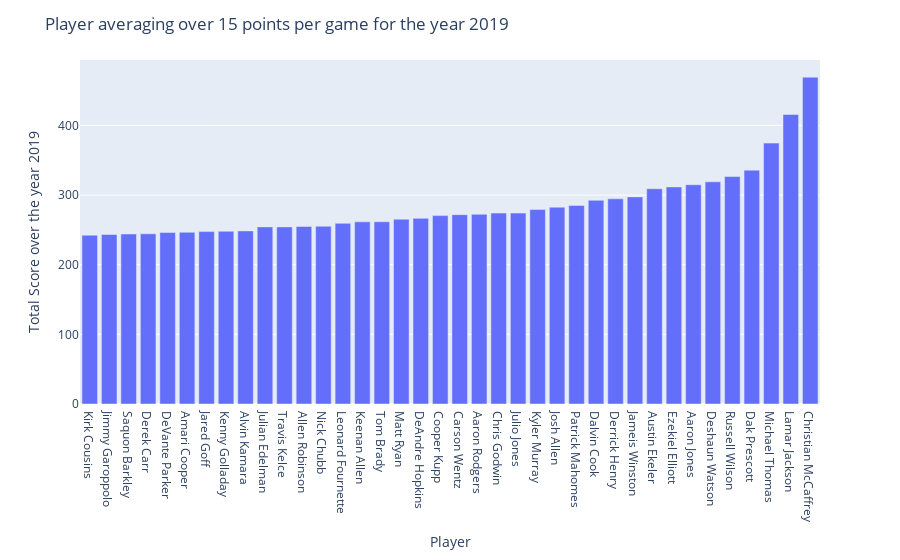

Notebook code for this chart:
### Code cell
fig = px.bar(average_score, x='Player', y='FantasyPoints')
fig.update_layout(title_text='Player averaging over 15 points per game for the year 2019')
fig.update_layout(yaxis_title="Total Score over the year 2019")
fig.show()

### Figure 1 — Plotly figure (JSON) as saved in the notebook; plotly's stock layout.template omitted (floating-point values rounded to 4 significant figures)
{"data": [{"alignmentgroup": "True", "hovertemplate": "Player=%{x}<br>FantasyPoints=%{y}<extra></extra>", "legendgroup": "", "marker": {"color": "#636efa", "pattern": {"shape": ""}}, "name": "", "offsetgroup": "", "orientation": "v", "showlegend": false, "textposition": "auto", "type": "bar", "x": ["Kirk Cousins", "Jimmy Garoppolo", "Saquon Barkley", "Derek Carr", "DeVante Parker", "Amari Cooper", "Jared Goff", "Kenny Golladay", "Alvin Kamara", "Julian Edelman", "Travis Kelce", "Allen Robinson", "Nick Chubb", "Leonard Fournette", "Keenan Allen", "Tom Brady", "Matt Ryan", "DeAndre Hopkins", "Cooper Kupp", "Carson Wentz", "Aaron Rodgers", "Chris Godwin", "Julio Jones", "Kyler Murray", "Josh Allen", "Patrick Mahomes", "Dalvin Cook", "Derrick Henry", "Jameis Winston", "Austin Ekeler", "Ezekiel Elliott", "Aaron Jones", "Deshaun Watson", "Russell Wilson", "Dak Prescott", "Michael Thomas", "Lamar Jackson", "Christian McCaffrey"], "xaxis": "x", "y": [242.4, 243.3, 244.1, 244.4, 246.2, 246.5, 247.5, 248, 248.5, 254.3, 254.3, 254.9, 255.2, 259.4, 261.5, 261.7, 265.3, 266.5, 270.5, 271.9, 272.4, 274.1, 274.1, 279.3, 282.6, 285.0, 292.4, 294.6, 297.4, 309, 311.7, 314.8, 319.0, 326.6, 335.8, 374.6, 415.7, 469.2], "yaxis": "y"}], "layout": {"barmode": "relative", "legend": {"tracegroupgap": 0}, "margin": {"t": 60}, "title": {"text": "Player averaging over 15 points per game for the year 2019"}, "xaxis": {"anchor": "y", "domain": [0, 1], "title": {"text": "Player"}}, "yaxis": {"anchor": "x", "domain": [0, 1], "title": {"text": "Total Score over the year 2019"}}}}
